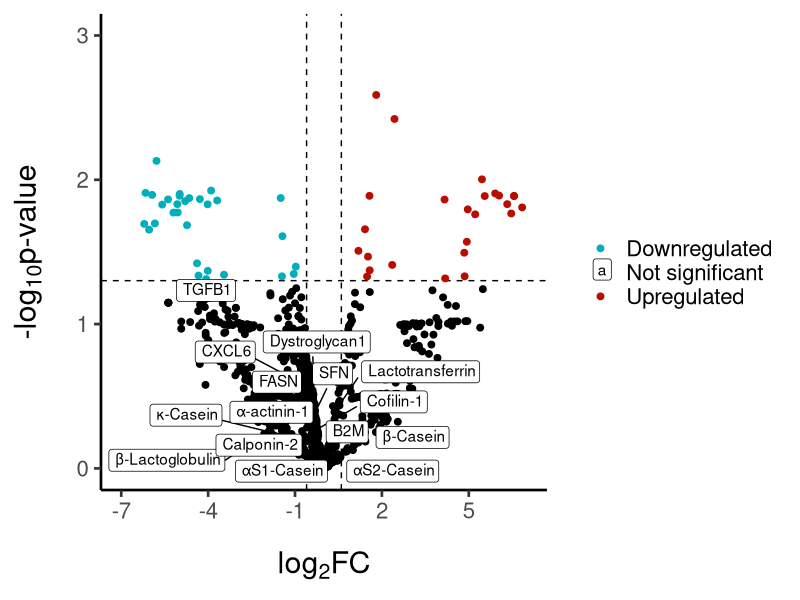

Source code (R):

# ============================================================
# Differential Protein Abundance Analysis and Volcano Plot
# ============================================================
#
# Purpose:
# Identify proteins associated with lactogenic treatment and
# visualise differential abundance using a volcano plot.
#
# Input:
#   Sheet 1: Protein abundance matrix
#   Sheet 2: Sample metadata
#
# Output:
#   Limma differential abundance results
#   Publication-ready volcano plot
#
# ============================================================


# ============================================================
# Load Packages
# ============================================================

library(tidyverse)
library(readxl)
library(limma)
library(ggrepel)


# ============================================================
# Import Protein Abundance Data
# ============================================================

df_m <- read_xlsx(
  "mer_proteins.xlsx",
  sheet = 1
)

# Store protein identifiers

pr_col <- df_m[, 1]

# Remove identifier column from abundance matrix

df_m0 <- df_m[, -1]


# ============================================================
# Remove Proteins with Zero Variance
# ============================================================

no_var_rows <- which(
  apply(df_m0, 1, sd) == 0
)

df_m <- df_m0[-no_var_rows, ]

pr_col <- pr_col[-no_var_rows, ]


# ============================================================
# Log Transformation
# ============================================================

df_m <- log(df_m + 1)


# ============================================================
# Import Sample Metadata
# ============================================================

des_data <- read_xlsx(
  "mer_proteins.xlsx",
  sheet = 2
) %>%
  mutate(
    treatment = factor(treatment),
    sample_nr = factor(sample_nr)
  )


# ============================================================
# Create Design Matrix
# ============================================================

d <- model.frame(
  ~ treatment,
  data = des_data
)

design <- model.matrix(
  ~ treatment,
  data = d
)


# ============================================================
# Estimate Correlation Structure
# ============================================================

corfit <- duplicateCorrelation(
  df_m,
  design
)

corfit$consensus


# ============================================================
# Differential Abundance Analysis (limma)
# ============================================================

M <- lmFit(
  df_m,
  design = design,
  correlation = corfit$consensus
)

M <- eBayes(M)

v_data <- topTable(
  M,
  n = 1188,
  genelist = pr_col,
  adjust.method = "BH"
)


# ============================================================
# Volcano Plot Classification
# ============================================================

v_data$diffexpressed <- "NO"

v_data$diffexpressed[
  v_data$logFC > 0.6 &
    v_data$P.Value < 0.05
] <- "UP"

v_data$diffexpressed[
  v_data$logFC < -0.6 &
    v_data$P.Value < 0.05
] <- "DOWN"


# ============================================================
# Protein Labels
# ============================================================

v_data$delabel <- ifelse(
  v_data$Accession %in%
    head(
      v_data[order(v_data$P.Value), "Accession"],
      1188
    ),
  v_data$Accession,
  NA
)

v_data <- v_data %>%
  mutate(
    delabel = fct_recode(
      delabel,
      "FASN" = "Q71SP7",
      "SFN" = "Q0VC36",
      "TGFB1" = "P18341",
      "Cofilin-1" = "Q5E9F7",
      "Calponin-2" = "Q3SYU6",
      "α-actinin-1" = "Q3B7N2",
      "Dystroglycan1" = "O18738",
      "B2M" = "P01888",
      "CXCL6" = "P80221",
      "Lactotransferrin" = "P24627",
      "β-Lactoglobulin" = "P02754",
      "αS1-Casein" = "P02662",
      "αS2-Casein" = "P02663",
      "κ-Casein" = "P02668",
      "β-Casein" = "P02666"
    )
  )


# ============================================================
# Proteins Selected for Annotation
# ============================================================

specific_labels <- c(
  "FASN",
  "SFN",
  "TGFB1",
  "Cofilin-1",
  "Calponin-2",
  "α-actinin-1",
  "Dystroglycan1",
  "B2M",
  "CXCL6",
  "Lactotransferrin",
  "β-Lactoglobulin",
  "αS1-Casein",
  "αS2-Casein",
  "κ-Casein",
  "β-Casein"
)

labeled_data <- v_data[
  v_data$delabel %in% specific_labels,
]


# ============================================================
# Plot Theme
# ============================================================

theme_set(
  theme_classic(base_size = 20) +
    theme(
      axis.title.y = element_text(
        face = "bold",
        margin = margin(0, 20, 0, 0),
        size = rel(1.1),
        color = "black"
      ),
      axis.title.x = element_text(
        hjust = 0.5,
        face = "bold",
        margin = margin(20, 0, 0, 0),
        size = rel(1.1),
        color = "black"
      ),
      plot.title = element_text(
        hjust = 0.5
      )
    )
)


# ============================================================
# Volcano Plot
# ============================================================

p <- ggplot(
  data = v_data,
  aes(
    x = logFC,
    y = -log10(P.Value),
    col = diffexpressed
  )
) +
  geom_vline(
    xintercept = c(-0.6, 0.6),
    linetype = "dashed"
  ) +
  geom_hline(
    yintercept = -log10(0.05),
    linetype = "dashed"
  ) +
  geom_point(size = 2) +
  scale_color_manual(
    values = c(
      "#00AFBB",
      "black",
      "#bb0c00"
    ),
    labels = c(
      "Downregulated",
      "Not significant",
      "Upregulated"
    )
  ) +
  coord_cartesian(
    ylim = c(0, 3),
    xlim = c(-7, 7)
  ) +
  labs(
    color = "",
    x = expression("log"[2] * "FC"),
    y = expression("-log"[10] * "p-value")
  ) +
  scale_x_continuous(
    breaks = seq(-7, 7, 3)
  ) +
  geom_label_repel(
    data = labeled_data,
    aes(label = delabel),
    hjust = 0.8,
    vjust = 0.8,
    box.padding = 0.2,
    point.padding = 0.2,
    max.overlaps = Inf
  )

p


# ============================================================
# Identify Highly Ranked Milk Proteins
# ============================================================

v_data$MP <- ifelse(
  v_data$Accession %in%
    head(
      v_data[order(v_data$P.Value), "Accession"],
      60
    ),
  v_data$Accession,
  NA
)
